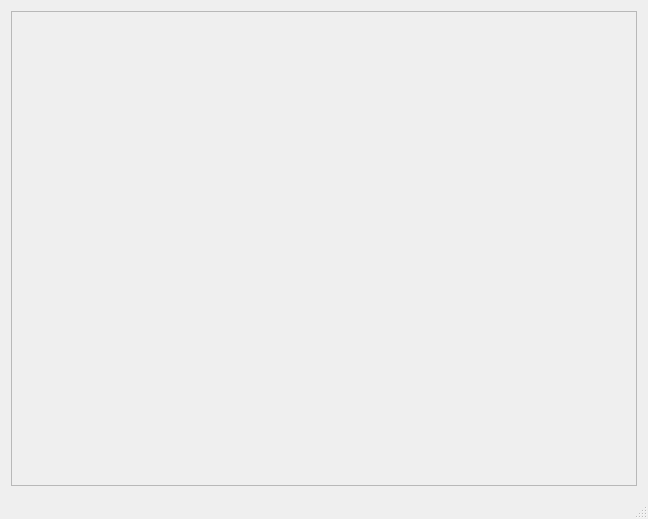
<?xml version="1.0" encoding="UTF-8"?>
<ui version="4.0">
 <class>MainWindow</class>
 <widget class="QMainWindow" name="MainWindow">
  <property name="geometry">
   <rect>
    <x>0</x>
    <y>0</y>
    <width>648</width>
    <height>519</height>
   </rect>
  </property>
  <property name="windowTitle">
   <string>MainWindow</string>
  </property>
  <widget class="QWidget" name="centralWidget">
   <layout class="QGridLayout" name="gridLayout">
    <item row="0" column="0">
     <widget class="QFrame" name="frame">
      <property name="frameShape">
       <enum>QFrame::StyledPanel</enum>
      </property>
      <property name="frameShadow">
       <enum>QFrame::Raised</enum>
      </property>
     </widget>
    </item>
   </layout>
  </widget>
  <widget class="QMenuBar" name="menuBar">
   <property name="geometry">
    <rect>
     <x>0</x>
     <y>0</y>
     <width>648</width>
     <height>25</height>
    </rect>
   </property>
  </widget>
  <widget class="QStatusBar" name="statusBar"/>
 </widget>
 <layoutdefault spacing="6" margin="11"/>
 <resources/>
 <connections/>
</ui>
